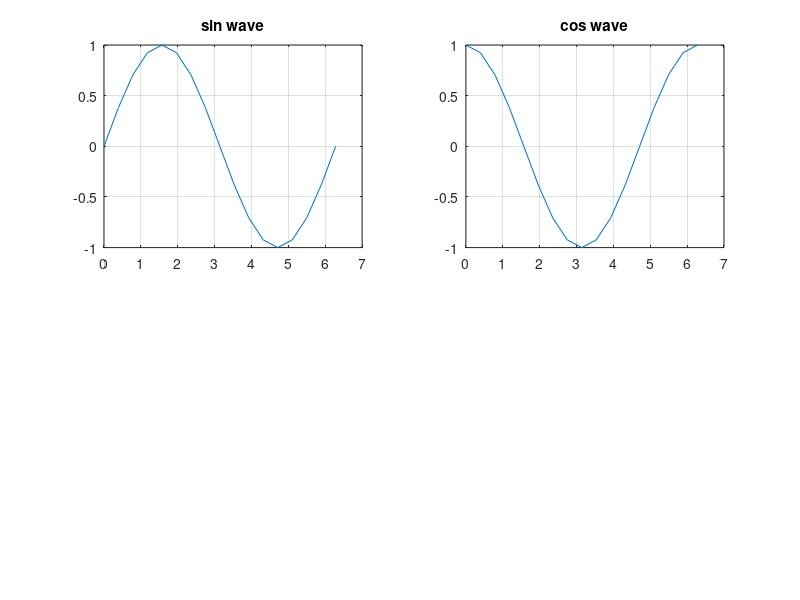

This figure's MATLAB source: (Note: this script raises an error after producing the figure.)
%Multiple plot
%Same figure -subplots
%subplot

theta=0:pi/8:2*pi; %theta value from 0 to 360 at intervals of pi/8
sin_theta=sin(theta); %sine function with respect to theta value
cos_theta=cos(theta); %cos function with respect to theta value
subplot(221);
plot(theta,sin_theta);grid on;title('sin wave')
subplot(222);
plot(theta,cos_theta);grid on;title('cos wave');
sin_thetashifted=sin(theta+pi/2);
cos_thetashifted=cos(theta+pi/2);
cos_thetashiftednew(theta+pi/4);
subplot(223);
plot
